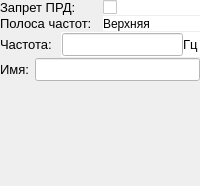
               <widget class="QWidget" name="OBP_page">
                <layout class="QVBoxLayout" name="verticalLayout_42">
                 <property name="spacing">
                  <number>1</number>
                 </property>
                 <property name="leftMargin">
                  <number>0</number>
                 </property>
                 <property name="topMargin">
                  <number>0</number>
                 </property>
                 <property name="rightMargin">
                  <number>0</number>
                 </property>
                 <property name="bottomMargin">
                  <number>0</number>
                 </property>
                 <item>
                  <layout class="QHBoxLayout" name="horizontalLayout_53">
                   <property name="spacing">
                    <number>6</number>
                   </property>
                   <item>
                    <widget class="QLabel" name="label_73">
                     <property name="sizePolicy">
                      <sizepolicy hsizetype="Preferred" vsizetype="Fixed">
                       <horstretch>0</horstretch>
                       <verstretch>0</verstretch>
                      </sizepolicy>
                     </property>
                     <property name="font">
                      <font>
                       <pointsize>10</pointsize>
                      </font>
                     </property>
                     <property name="text">
                      <string>Запрет ПРД:</string>
                     </property>
                    </widget>
                   </item>
                   <item>
                    <widget class="QCheckBox" name="obp_prd">
                     <property name="styleSheet">
                      <string notr="true">background: white;</string>
                     </property>
                     <property name="text">
                      <string/>
                     </property>
                    </widget>
                   </item>
                  </layout>
                 </item>
                 <item>
                  <layout class="QHBoxLayout" name="horizontalLayout_44">
                   <property name="spacing">
                    <number>6</number>
                   </property>
                   <property name="topMargin">
                    <number>0</number>
                   </property>
                   <property name="bottomMargin">
                    <number>0</number>
                   </property>
                   <item>
                    <widget class="QLabel" name="label_64">
                     <property name="sizePolicy">
                      <sizepolicy hsizetype="Preferred" vsizetype="Fixed">
                       <horstretch>0</horstretch>
                       <verstretch>0</verstretch>
                      </sizepolicy>
                     </property>
                     <property name="font">
                      <font>
                       <pointsize>10</pointsize>
                      </font>
                     </property>
                     <property name="text">
                      <string>Полоса частот:</string>
                     </property>
                    </widget>
                   </item>
                   <item>
                    <widget class="QLabel" name="obp_band">
                     <property name="styleSheet">
                      <string notr="true">background: white;</string>
                     </property>
                     <property name="text">
                      <string>Верхняя</string>
                     </property>
                    </widget>
                   </item>
                  </layout>
                 </item>
                 <item>
                  <widget class="QWidget" name="widget_24" native="true">
                   <layout class="QHBoxLayout" name="horizontalLayout_51">
                    <property name="spacing">
                     <number>6</number>
                    </property>
                    <property name="leftMargin">
                     <number>0</number>
                    </property>
                    <property name="topMargin">
                     <number>0</number>
                    </property>
                    <property name="rightMargin">
                     <number>0</number>
                    </property>
                    <property name="bottomMargin">
                     <number>0</number>
                    </property>
                    <item>
                     <widget class="QLabel" name="label_71">
                      <property name="sizePolicy">
                       <sizepolicy hsizetype="Preferred" vsizetype="Fixed">
                        <horstretch>0</horstretch>
                        <verstretch>0</verstretch>
                       </sizepolicy>
                      </property>
                      <property name="font">
                       <font>
                        <pointsize>10</pointsize>
                       </font>
                      </property>
                      <property name="text">
                       <string>Частота:</string>
                      </property>
                     </widget>
                    </item>
                    <item>
                     <widget class="QWidget" name="obp_freq_full" native="true">
                      <property name="maximumSize">
                       <size>
                        <width>139</width>
                        <height>16777215</height>
                       </size>
                      </property>
                      <property name="styleSheet">
                       <string notr="true">background: white;</string>
                      </property>
                      <layout class="QHBoxLayout" name="horizontalLayout_52">
                       <property name="spacing">
                        <number>0</number>
                       </property>
                       <property name="leftMargin">
                        <number>1</number>
                       </property>
                       <property name="topMargin">
                        <number>1</number>
                       </property>
                       <property name="rightMargin">
                        <number>1</number>
                       </property>
                       <property name="bottomMargin">
                        <number>1</number>
                       </property>
                       <item>
                        <widget class="QLineEdit" name="obp_freq">
                         <property name="font">
                          <font>
                           <pointsize>10</pointsize>
                          </font>
                         </property>
                         <property name="styleSheet">
                          <string notr="true">background: white;</string>
                         </property>
                        </widget>
                       </item>
                       <item>
                        <widget class="QLabel" name="label_72">
                         <property name="sizePolicy">
                          <sizepolicy hsizetype="Fixed" vsizetype="Fixed">
                           <horstretch>0</horstretch>
                           <verstretch>0</verstretch>
                          </sizepolicy>
                         </property>
                         <property name="font">
                          <font>
                           <pointsize>10</pointsize>
                          </font>
                         </property>
                         <property name="text">
                          <string>Гц</string>
                         </property>
                        </widget>
                       </item>
                      </layout>
                     </widget>
                    </item>
                   </layout>
                  </widget>
                 </item>
                 <item>
                  <layout class="QHBoxLayout" name="horizontalLayout_43">
                   <property name="spacing">
                    <number>6</number>
                   </property>
                   <item>
                    <widget class="QLabel" name="label_62">
                     <property name="sizePolicy">
                      <sizepolicy hsizetype="Preferred" vsizetype="Fixed">
                       <horstretch>0</horstretch>
                       <verstretch>0</verstretch>
                      </sizepolicy>
                     </property>
                     <property name="font">
                      <font>
                       <pointsize>10</pointsize>
                      </font>
                     </property>
                     <property name="text">
                      <string>Имя:</string>
                     </property>
                    </widget>
                   </item>
                   <item>
                    <widget class="QLineEdit" name="obp_name">
                     <property name="sizePolicy">
                      <sizepolicy hsizetype="Expanding" vsizetype="Fixed">
                       <horstretch>0</horstretch>
                       <verstretch>0</verstretch>
                      </sizepolicy>
                     </property>
                     <property name="font">
                      <font>
                       <pointsize>10</pointsize>
                      </font>
                     </property>
                     <property name="styleSheet">
                      <string notr="true">background: white;</string>
                     </property>
                    </widget>
                   </item>
                  </layout>
                 </item>
                 <item>
                  <spacer name="verticalSpacer_8">
                   <property name="orientation">
                    <enum>Qt::Vertical</enum>
                   </property>
                   <property name="sizeHint" stdset="0">
                    <size>
                     <width>20</width>
                     <height>105</height>
                    </size>
                   </property>
                  </spacer>
                 </item>
                </layout>
               </widget>
